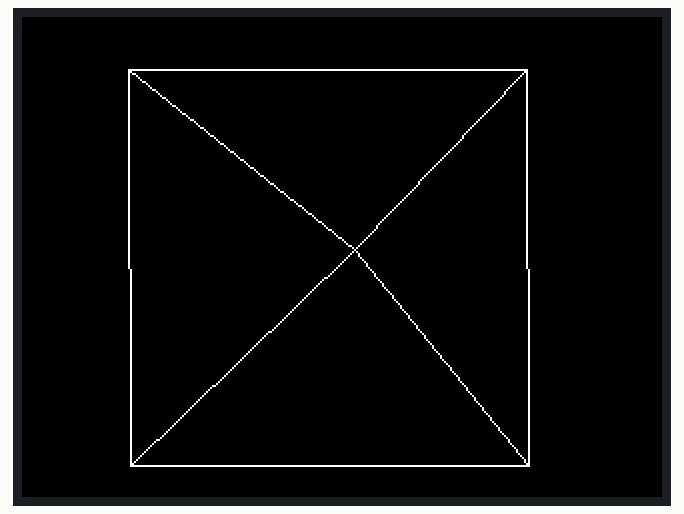
The sketch below on a simulated Arduino Uno, built with avr-gcc and run on an emulated ATmega328P. On the bench: 320×240 colour display.

Above: at 0.42 s.

The sketch:

spinning_pyramid_square.ino
```cpp
#include <SPI.h>
#include "Adafruit_GFX.h"
#include <MCUFRIEND_kbv.h>

MCUFRIEND_kbv tft;

#define BLACK 0x0000
#define WHITE 0xFFFF

// 5 Eckpunkte der Pyramide (Basis = Quadrat auf XY-Ebene, Spitze oben)
float pyramid[5][3] = {
    {-1, -1, -1}, // 0: hinten links
    {1, -1, -1},  // 1: hinten rechts
    {1, 1, -1},   // 2: vorne rechts
    {-1, 1, -1},  // 3: vorne links
    {0, 0, 1}     // 4: Spitze
};

// Kanten (Index-Paare der Punkte)
int edges[8][2] = {
    {0, 1}, {1, 2}, {2, 3}, {3, 0}, // Basis-Quadrat
    {0, 4},
    {1, 4},
    {2, 4},
    {3, 4} // Seitenflächen zur Spitze
};

float angleX = 0, angleY = 0;

void setup()
{
  Serial.begin(9600);
  uint16_t ID = tft.readID();
  tft.begin(ID);
  tft.setRotation(1); // Landscape
  tft.fillScreen(BLACK);
}

void loop()
{
  // tft.fillScreen(BLACK);

  int w = tft.width();
  int h = tft.height();

  // Rotationswinkel anpassen
  angleX += 0.05;
  angleY += 0.07;

  // Eckpunkte nach Rotation und Projektion
  int projected[5][2];
  for (int i = 0; i < 5; i++)
  {
    float x = pyramid[i][0];
    float y = pyramid[i][1];
    float z = pyramid[i][2];

    // Rotation um X
    float y1 = y * cos(angleX) - z * sin(angleX);
    float z1 = y * sin(angleX) + z * cos(angleX);

    // Rotation um Y
    float x2 = x * cos(angleY) + z1 * sin(angleY);
    float z2 = -x * sin(angleY) + z1 * cos(angleY);

    // einfache Projektion
    float scale = 100; // Größe
    int px = (int)(x2 * scale) + w / 2;
    int py = (int)(y1 * scale) + h / 2;

    projected[i][0] = px;
    projected[i][1] = py;
  }

  // Kanten zeichnen
  for (int e = 0; e < 8; e++)
  {
    int p1 = edges[e][0];
    int p2 = edges[e][1];
    tft.drawLine(projected[p1][0], projected[p1][1],
                 projected[p2][0], projected[p2][1],
                 WHITE);
  }

  delay(30); // Geschwindigkeit

  for (int e = 0; e < 8; e++)
  {
    int p1 = edges[e][0];
    int p2 = edges[e][1];
    tft.drawLine(projected[p1][0], projected[p1][1],
                 projected[p2][0], projected[p2][1],
                 BLACK);
  }
}
```
